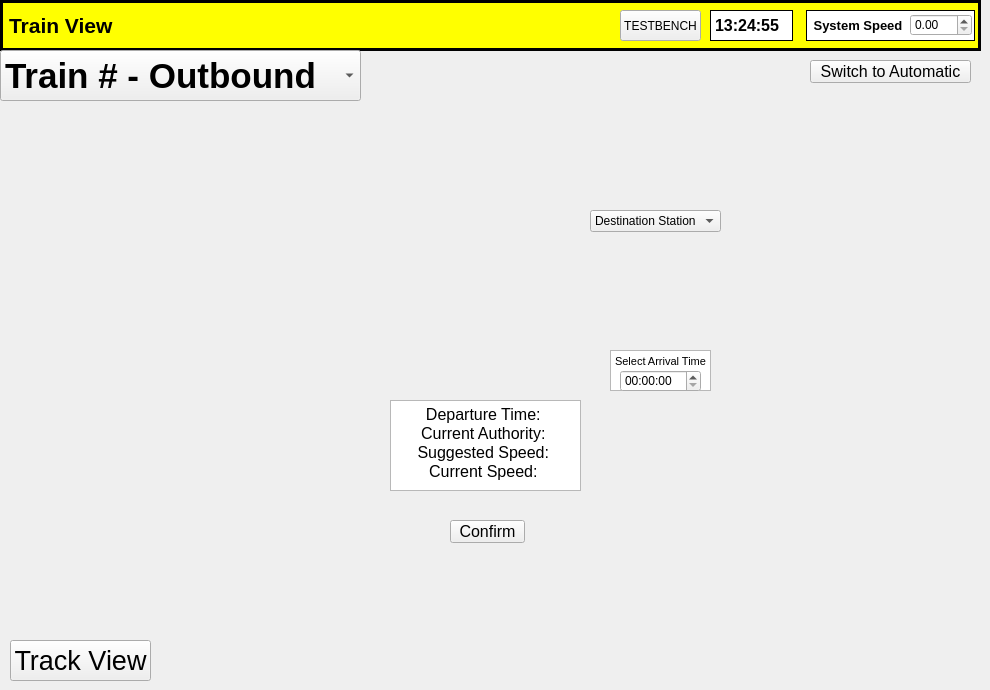
    <widget class="QWidget" name="train_view_page">
     <widget class="QPushButton" name="switch_auto">
      <property name="geometry">
       <rect>
        <x>810</x>
        <y>60</y>
        <width>161</width>
        <height>23</height>
       </rect>
      </property>
      <property name="font">
       <font>
        <pointsize>12</pointsize>
       </font>
      </property>
      <property name="text">
       <string>Switch to Automatic</string>
      </property>
     </widget>
     <widget class="QComboBox" name="station_list">
      <property name="geometry">
       <rect>
        <x>590</x>
        <y>210</y>
        <width>131</width>
        <height>22</height>
       </rect>
      </property>
      <item>
       <property name="text">
        <string>Destination Station</string>
       </property>
      </item>
     </widget>
     <widget class="QPushButton" name="confirm">
      <property name="geometry">
       <rect>
        <x>450</x>
        <y>520</y>
        <width>75</width>
        <height>23</height>
       </rect>
      </property>
      <property name="font">
       <font>
        <pointsize>12</pointsize>
       </font>
      </property>
      <property name="text">
       <string>Confirm</string>
      </property>
     </widget>
     <widget class="QLabel" name="system_speed_label_3">
      <property name="geometry">
       <rect>
        <x>806</x>
        <y>10</y>
        <width>169</width>
        <height>31</height>
       </rect>
      </property>
      <property name="font">
       <font>
        <pointsize>10</pointsize>
        <weight>75</weight>
        <bold>true</bold>
       </font>
      </property>
      <property name="autoFillBackground">
       <bool>false</bool>
      </property>
      <property name="styleSheet">
       <string notr="true">background-color: rgb(255, 255, 255);
border: 1px solid black;</string>
      </property>
      <property name="text">
       <string> System Speed</string>
      </property>
     </widget>
     <widget class="QPushButton" name="testbench_button">
      <property name="geometry">
       <rect>
        <x>620</x>
        <y>10</y>
        <width>81</width>
        <height>31</height>
       </rect>
      </property>
      <property name="text">
       <string>TESTBENCH</string>
      </property>
     </widget>
     <widget class="QTimeEdit" name="arrival_time">
      <property name="geometry">
       <rect>
        <x>620</x>
        <y>370</y>
        <width>81</width>
        <height>22</height>
       </rect>
      </property>
     </widget>
     <widget class="QLabel" name="dest_image">
      <property name="geometry">
       <rect>
        <x>610</x>
        <y>240</y>
        <width>101</width>
        <height>101</height>
       </rect>
      </property>
      <property name="text">
       <string>&lt;html&gt;&lt;head/&gt;&lt;body&gt;&lt;p&gt;&lt;img src=&quot;:/train_image/CTC_resources/station.png&quot;/&gt;&lt;/p&gt;&lt;/body&gt;&lt;/html&gt;</string>
      </property>
     </widget>
     <widget class="QLabel" name="track_image">
      <property name="geometry">
       <rect>
        <x>440</x>
        <y>260</y>
        <width>101</width>
        <height>71</height>
       </rect>
      </property>
      <property name="text">
       <string>&lt;html&gt;&lt;head/&gt;&lt;body&gt;&lt;p&gt;&lt;img src=&quot;:/train_image/CTC_resources/track.png&quot;/&gt;&lt;/p&gt;&lt;/body&gt;&lt;/html&gt;</string>
      </property>
     </widget>
     <widget class="QTextEdit" name="train_info">
      <property name="geometry">
       <rect>
        <x>390</x>
        <y>400</y>
        <width>191</width>
        <height>91</height>
       </rect>
      </property>
      <property name="html">
       <string>&lt;!DOCTYPE HTML PUBLIC &quot;-//W3C//DTD HTML 4.0//EN&quot; &quot;http://www.w3.org/TR/REC-html40/strict.dtd&quot;&gt;
&lt;html&gt;&lt;head&gt;&lt;meta name=&quot;qrichtext&quot; content=&quot;1&quot; /&gt;&lt;style type=&quot;text/css&quot;&gt;
p, li { white-space: pre-wrap; }
&lt;/style&gt;&lt;/head&gt;&lt;body style=&quot; font-family:'MS Shell Dlg 2'; font-size:8.25pt; font-weight:400; font-style:normal;&quot;&gt;
&lt;p align=&quot;center&quot; style=&quot; margin-top:0px; margin-bottom:0px; margin-left:0px; margin-right:0px; -qt-block-indent:0; text-indent:0px;&quot;&gt;&lt;span style=&quot; font-size:12pt;&quot;&gt;Departure Time: &lt;/span&gt;&lt;/p&gt;
&lt;p align=&quot;center&quot; style=&quot; margin-top:0px; margin-bottom:0px; margin-left:0px; margin-right:0px; -qt-block-indent:0; text-indent:0px;&quot;&gt;&lt;span style=&quot; font-size:12pt;&quot;&gt;Current Authority: &lt;/span&gt;&lt;/p&gt;
&lt;p align=&quot;center&quot; style=&quot; margin-top:0px; margin-bottom:0px; margin-left:0px; margin-right:0px; -qt-block-indent:0; text-indent:0px;&quot;&gt;&lt;span style=&quot; font-size:12pt;&quot;&gt;Suggested Speed: &lt;/span&gt;&lt;/p&gt;
&lt;p align=&quot;center&quot; style=&quot; margin-top:0px; margin-bottom:0px; margin-left:0px; margin-right:0px; -qt-block-indent:0; text-indent:0px;&quot;&gt;&lt;span style=&quot; font-size:12pt;&quot;&gt;Current Speed: &lt;/span&gt;&lt;/p&gt;&lt;/body&gt;&lt;/html&gt;</string>
      </property>
     </widget>
     <widget class="QComboBox" name="train_list">
      <property name="geometry">
       <rect>
        <x>0</x>
        <y>50</y>
        <width>361</width>
        <height>51</height>
       </rect>
      </property>
      <property name="font">
       <font>
        <pointsize>26</pointsize>
        <weight>75</weight>
        <bold>true</bold>
       </font>
      </property>
      <item>
       <property name="text">
        <string>Train # - Outbound</string>
       </property>
      </item>
     </widget>
     <widget class="QLabel" name="train_image">
      <property name="geometry">
       <rect>
        <x>210</x>
        <y>190</y>
        <width>181</width>
        <height>181</height>
       </rect>
      </property>
      <property name="text">
       <string>&lt;html&gt;&lt;head/&gt;&lt;body&gt;&lt;p&gt;&lt;img src=&quot;:/train_image/CTC_resources/train.png&quot;/&gt;&lt;/p&gt;&lt;/body&gt;&lt;/html&gt;</string>
      </property>
     </widget>
     <widget class="QDoubleSpinBox" name="system_speed_spnbx_3">
      <property name="geometry">
       <rect>
        <x>910</x>
        <y>14</y>
        <width>62</width>
        <height>22</height>
       </rect>
      </property>
     </widget>
     <widget class="QPushButton" name="track_view">
      <property name="geometry">
       <rect>
        <x>10</x>
        <y>640</y>
        <width>141</width>
        <height>41</height>
       </rect>
      </property>
      <property name="font">
       <font>
        <pointsize>20</pointsize>
       </font>
      </property>
      <property name="text">
       <string>Track View</string>
      </property>
     </widget>
     <widget class="QLabel" name="header">
      <property name="geometry">
       <rect>
        <x>0</x>
        <y>0</y>
        <width>981</width>
        <height>51</height>
       </rect>
      </property>
      <property name="font">
       <font>
        <pointsize>16</pointsize>
        <weight>75</weight>
        <bold>true</bold>
       </font>
      </property>
      <property name="autoFillBackground">
       <bool>false</bool>
      </property>
      <property name="styleSheet">
       <string notr="true">background-color: rgb(255, 255, 0);
border: 3px solid black;</string>
      </property>
      <property name="text">
       <string>Train View</string>
      </property>
     </widget>
     <widget class="QTextEdit" name="arrival_time_label">
      <property name="geometry">
       <rect>
        <x>610</x>
        <y>350</y>
        <width>101</width>
        <height>41</height>
       </rect>
      </property>
      <property name="html">
       <string>&lt;!DOCTYPE HTML PUBLIC &quot;-//W3C//DTD HTML 4.0//EN&quot; &quot;http://www.w3.org/TR/REC-html40/strict.dtd&quot;&gt;
&lt;html&gt;&lt;head&gt;&lt;meta name=&quot;qrichtext&quot; content=&quot;1&quot; /&gt;&lt;style type=&quot;text/css&quot;&gt;
p, li { white-space: pre-wrap; }
&lt;/style&gt;&lt;/head&gt;&lt;body style=&quot; font-family:'MS Shell Dlg 2'; font-size:8.25pt; font-weight:400; font-style:normal;&quot;&gt;
&lt;p align=&quot;center&quot; style=&quot; margin-top:0px; margin-bottom:0px; margin-left:0px; margin-right:0px; -qt-block-indent:0; text-indent:0px;&quot;&gt;&lt;span style=&quot; font-size:8pt;&quot;&gt;Select Arrival Time&lt;/span&gt;&lt;/p&gt;
&lt;p align=&quot;center&quot; style=&quot;-qt-paragraph-type:empty; margin-top:0px; margin-bottom:0px; margin-left:0px; margin-right:0px; -qt-block-indent:0; text-indent:0px; font-size:8pt;&quot;&gt;&lt;br /&gt;&lt;/p&gt;&lt;/body&gt;&lt;/html&gt;</string>
      </property>
     </widget>
     <widget class="QLabel" name="sys_time_label_3">
      <property name="geometry">
       <rect>
        <x>710</x>
        <y>10</y>
        <width>83</width>
        <height>31</height>
       </rect>
      </property>
      <property name="font">
       <font>
        <pointsize>12</pointsize>
        <weight>75</weight>
        <bold>true</bold>
       </font>
      </property>
      <property name="styleSheet">
       <string notr="true">border: 1px solid black;
background-color: rgb(255, 255, 255);</string>
      </property>
      <property name="text">
       <string>13:24:55</string>
      </property>
     </widget>
     <zorder>arrival_time_label</zorder>
     <zorder>header</zorder>
     <zorder>switch_auto</zorder>
     <zorder>station_list</zorder>
     <zorder>confirm</zorder>
     <zorder>system_speed_label_3</zorder>
     <zorder>testbench_button</zorder>
     <zorder>arrival_time</zorder>
     <zorder>dest_image</zorder>
     <zorder>track_image</zorder>
     <zorder>train_info</zorder>
     <zorder>train_list</zorder>
     <zorder>train_image</zorder>
     <zorder>system_speed_spnbx_3</zorder>
     <zorder>track_view</zorder>
     <zorder>sys_time_label_3</zorder>
    </widget>
